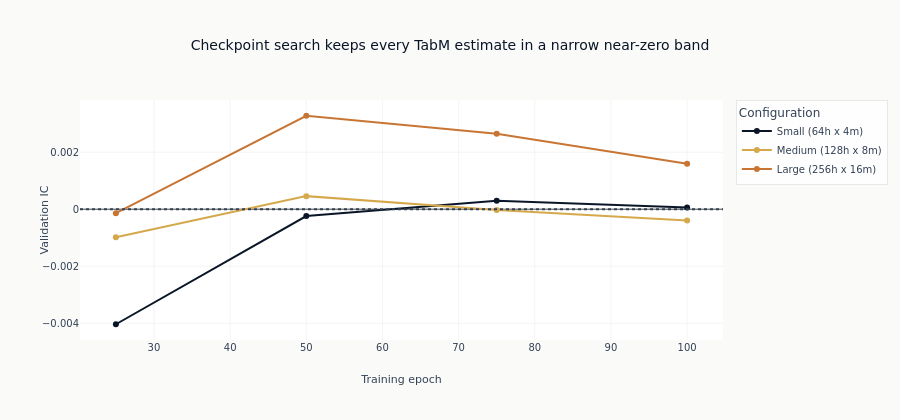

The notebook cell this image was saved under:
### Markdown cell above
## 5. Learning Curves

Validation IC at each 25-epoch checkpoint shows whether added optimization improves
the signal or merely moves a near-zero estimate around.

### Code cell
curves = result["all_learning_curves"]
if curves.height > 0:
    fig = go.Figure()
    curve_colors = {
        "tabm_s": COLORS["blue"],
        "tabm_m": COLORS["amber"],
        "tabm_l": COLORS["copper"],
    }
    for cfg_name in size_order:
        cfg_curve = curves.filter(pl.col("config") == cfg_name).sort("epoch")
        if cfg_curve.height:
            fig.add_trace(
                go.Scatter(
                    x=cfg_curve["epoch"],
                    y=cfg_curve["ic_mean"],
                    mode="lines+markers",
                    name=size_labels[cfg_name],
                    line=dict(color=curve_colors[cfg_name]),
                )
            )
    fig.add_hline(y=0.0, line=dict(color=COLORS["neutral"], dash="dot"))
    fig.update_layout(
        title_text="Checkpoint search keeps every TabM estimate in a narrow near-zero band",
        xaxis_title="Training epoch",
        yaxis_title="Validation IC",
        height=420,
        legend_title_text="Configuration",
    )
    fig.show()

### Figure 1 — Plotly figure (JSON) as saved in the notebook; plotly's stock layout.template omitted (floating-point values rounded to 4 significant figures)
{"data": [{"line": {"color": "#0a1628"}, "mode": "lines+markers", "name": "Small (64h x 4m)", "type": "scatter", "x": [25, 50, 75, 100], "y": [-0.004037, -0.0002416, 0.0002969, 6.05e-05]}, {"line": {"color": "#D4A84B"}, "mode": "lines+markers", "name": "Medium (128h x 8m)", "type": "scatter", "x": [25, 50, 75, 100], "y": [-0.0009825, 0.0004588, -3.121e-05, -0.0003958]}, {"line": {"color": "#C87533"}, "mode": "lines+markers", "name": "Large (256h x 16m)", "type": "scatter", "x": [25, 50, 75, 100], "y": [-0.0001412, 0.00328, 0.002652, 0.001592]}], "layout": {"height": 420, "legend": {"title": {"text": "Configuration"}}, "shapes": [{"line": {"color": "#334155", "dash": "dot"}, "type": "line", "x0": 0, "x1": 1, "xref": "x domain", "y0": 0.0, "y1": 0.0, "yref": "y"}], "title": {"text": "Checkpoint search keeps every TabM estimate in a narrow near-zero band"}, "xaxis": {"title": {"text": "Training epoch"}}, "yaxis": {"title": {"text": "Validation IC"}}}}
